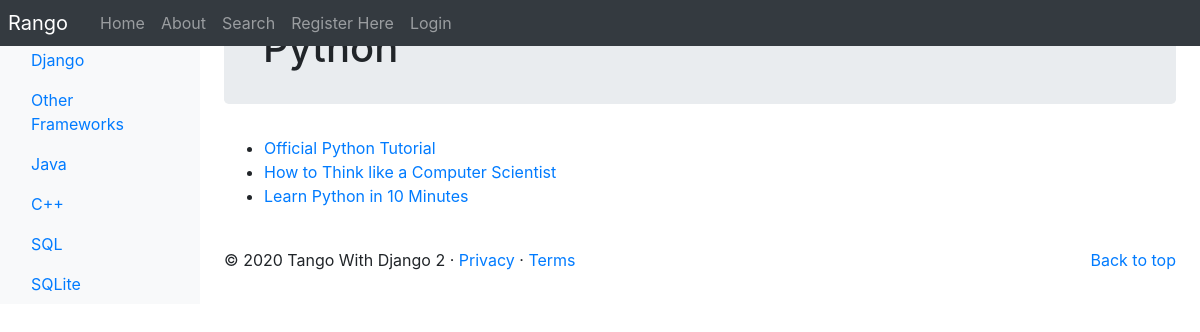
/rango/category/python/, run on the app's committed database.
### rango/models.py (models this page shows, shortened)
class Category(models.Model):
    NAME_MAX_LENGTH = 128
    name = models.CharField(max_length=NAME_MAX_LENGTH, unique=True)
    views = models.IntegerField(default=0)
    likes = models.IntegerField(default=0)
    slug = models.SlugField(unique=True)
    class Meta:
        verbose_name_plural = 'Categories'

class Page(models.Model):
    TITLE_MAX_LENGTH = 128
    URL_MAX_LENGTH = 200
    category = models.ForeignKey(Category, on_delete=models.CASCADE)
    title = models.CharField(max_length=TITLE_MAX_LENGTH)
    url = models.URLField()
    views = models.IntegerField(default=0)

### rango/views.py (the view)
# urls.py: path('category/<slug:category_name_slug>/', views.show_category, name='show_category'),
def show_category(request, category_name_slug):
    context_dict = {}
    try:
        category = Category.objects.get(slug=category_name_slug)
        pages = Page.objects.filter(category=category)
        context_dict['pages'] = pages
        context_dict['category'] = category
    except Category.DoesNotExist:
        context_dict['category'] = None
        context_dict['pages'] = None
    return render(request, 'rango/category.html', context=context_dict)

### rango/templatetags/rango_template_tags.py (called while the page is built)
@register.inclusion_tag('rango/categories.html')
def get_category_list(current_category=None):
    return {'categories': Category.objects.all(),
            'current_category': current_category}

### templates/rango/category.html (shortened to what this page needs)
{% extends 'rango/base.html' %}
{% load staticfiles %}
{% block body_block %}
    <div class="jumbotron p-4">
        <div class="container">
            {% if category %}
                <h1 class="jumbotron-heading">{{ category.name }}</h1>
            {% else %}
                <h1 class="jumbotron-heading">The specified category does not exist.</h1>
            {% endif %}
        </div>
    </div>
    {% if category %}
        {% if pages %}
        <ul>
            {% for page in pages %}
                <li><a href="{{ page.url }}">{{ page.title }}</a></li>
            {% endfor %}
        </ul>
        {% else %}
            <strong>No pages currently in category.</strong>
        {% endif %}
        <br />
    {% endif %}
{% endblock %}

### templates/rango/base.html (shortened to what this page needs)
<!DOCTYPE html>
{% load staticfiles %}
{% load rango_template_tags %}
<html lang="en">
    <head>
    <link href="https://getbootstrap.com/docs/4.2/dist/css/bootstrap.min.css" rel="stylesheet">
    <link href="https://getbootstrap.com/docs/4.2/examples/dashboard/dashboard.css" rel="stylesheet">
    </head>
    <body>
        <header>
            <nav class="navbar navbar-expand-md navbar-dark fixed-top bg-dark p-0">
                <a class="navbar-brand p-2" href="{% url 'rango:index' %}">Rango</a>
                <div class="collapse navbar-collapse" id="navbarCollapse">
                    <ul class="navbar-nav mr-auto">
                        <li class="nav-item"><a class="nav-link" href="{% url 'rango:index' %}">Home</a></li>
                        <li class="nav-item"><a class="nav-link" href="{% url 'rango:about' %}">About</a></li>
                        <li class="nav-item"><a class="nav-link" href="{% url 'rango:search' %}">Search</a></li>
                        {% if user.is_authenticated %}
                        <li class="nav-item"><a class="nav-link" href="{% url 'rango:restricted' %}">Restricted</a></li>
                        <li class="nav-item"><a class="nav-link" href="{% url 'auth_logout' %}?next=/rango/">Logout</a></li>
                        <li class="nav-item"><a class="nav-link" href="{% url 'rango:add_category' %}">Add Category</a></li>
                        <li class="nav-item"><a class="nav-link" href="{% url 'auth_password_change' %}">Change Password</a></li>
                        {% else %}
                        <li class="nav-item"><a class="nav-link" href="{% url 'registration_register' %}">Register Here</a></li>
                        <li class="nav-item "><a class="nav-link" href="{% url 'auth_login' %}">Login</a></li>
                        {% endif %}
                    </ul>
                </div>
            </nav>
        </header>
        <div class="container-fluid">
            <div class="row">
                <nav class="col-md-2 d-none d-md-block bg-light sidebar">
                    <div class="sidebar-sticky">
                    {% block sidebar_block %}
                        {% get_category_list category %}
                    {% endblock %}
                    </div>
                </nav>
                <main role="main" class="col-md-9  ml-sm-auto col-lg-10 px-4">
                    {% block body_block %}{% endblock %}
                    <footer>
                        <p class="float-right"><a href="#">Back to top</a></p>
                        <p>&copy; 2020 Tango With Django 2 &middot; <a href="#">Privacy</a> &middot; <a href="#">Terms</a></p>
                    </footer>
                </main>
            </div>
        </div>
    </body>
</html>

### templates/rango/categories.html (shortened to what this page needs)
<ul class="nav flex-column">
    {% if categories %}
        {% for c in categories %}
            {% if c == current_category %}
                <li class="nav-item">
                    <a class="nav-link active" href="{% url 'rango:show_category' c.slug %}">
                    </a>
                </li>
            {% else %}
                <li class="nav-item">
                    <a class="nav-link" href="{% url 'rango:show_category' c.slug %}">
                        {{ c.name }}
                    </a>
                </li>
            {% endif %}
        {% endfor %}
    {% else %}
        <li class="nav-item">There are no categories present.</li>
    {% endif %}
</ul>

### data on the page
Category: name "Django"
Category: name "Other Frameworks"
Category: name "Java"
Category: name "C++"
Category: name "SQL"
Category: name "SQLite"
Category: name "Python"
Page: title "Official Python Tutorial"
Page: title "How to Think like a Computer Scientist"
Page: title "Learn Python in 10 Minutes"
